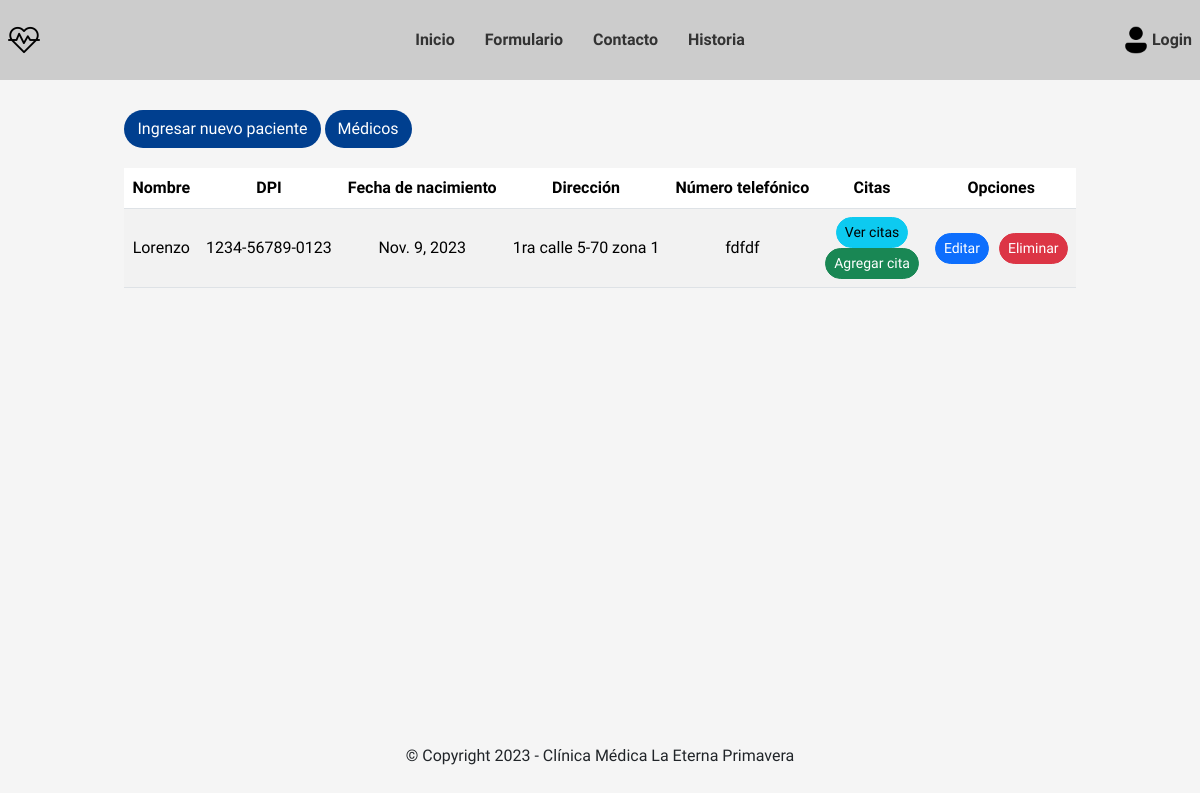
Before: /paciente with the older database file.
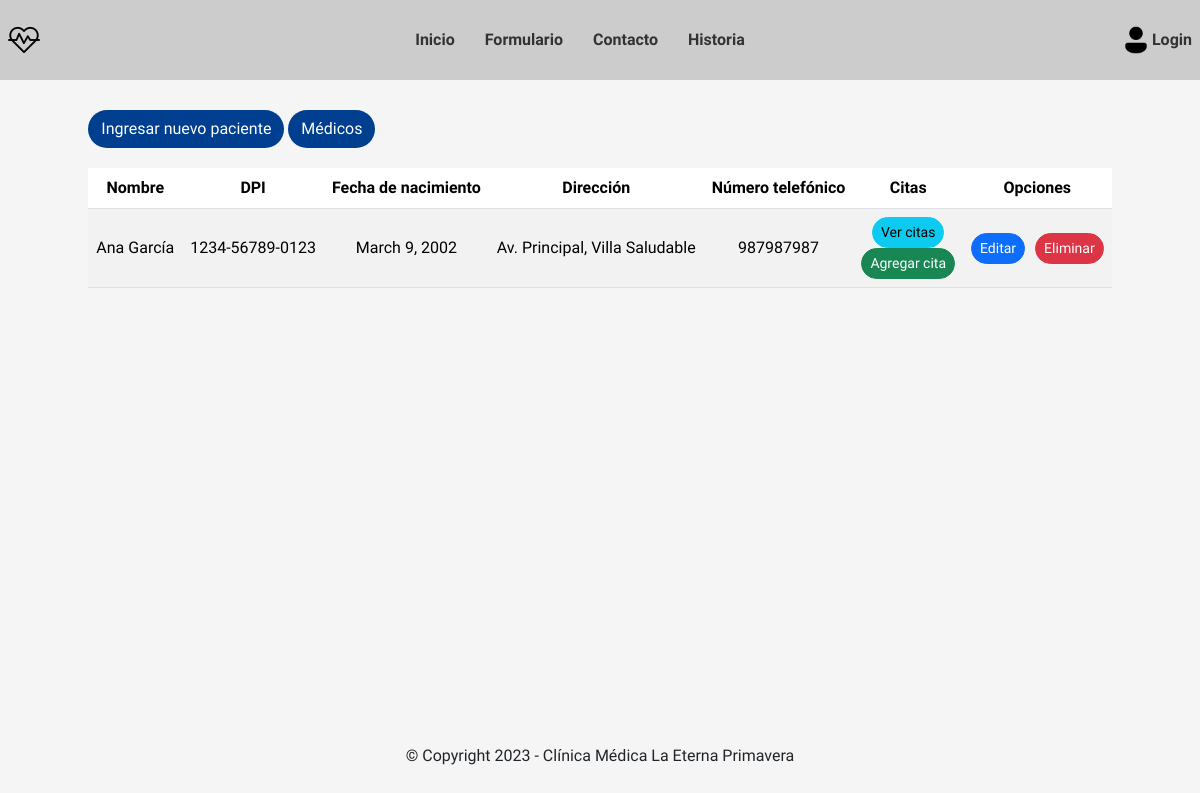
After: the same page with the newer database file.
### clinica/models.py (models this page shows)
class Paciente(models.Model):
    nombre = models.CharField(max_length=128)
    dpi = models.CharField(max_length=64)
    fecha_de_nacimiento = models.DateField()
    direccion = models.CharField(max_length=128)
    numero_telefonico = models.CharField(max_length=64)
    def __str__(self):
        return self.nombre

### clinica/views.py (the view)
# urls.py: path('paciente', views.PacienteListView.as_view(), name='paciente-list'),
class PacienteListView(ListView):
    model = Paciente
    template_name = 'clinica/paciente/paciente_list.html'
    def get_context_data(self, **kwargs):
        context = super().get_context_data(**kwargs)
        pacientes = Paciente.objects.all()
        citas_por_paciente = {}
        for paciente in pacientes:
            citas_no_hechas = Cita.objects.filter(paciente=paciente, cita_hecha=False)
            citas_por_paciente[paciente] = citas_no_hechas
        print(citas_por_paciente)
        context['citas_por_paciente'] = citas_por_paciente
        return context

### templates/clinica/paciente/paciente_list.html
{% extends 'base.html' %}
{% load custom_filters %}
{% block content %}
<div class="tabla-registro">
    <div class="container-btn">
        <a class="btn btn-medic" href="{% url 'clinica:paciente-create' %}">Ingresar nuevo paciente</a>
        <a class="btn btn-medic" href="{% url 'clinica:medico-list' %}">Médicos</a>
    </div>
    <div>
        <table class="table table-striped">
            <thead class="text-center align-middle">
                <tr>
                    <th>Nombre</th>
                    <th>DPI</th>
                    <th class="hide-data">Fecha de nacimiento</th>
                    <th class="hide-data">Dirección</th>
                    <th>Número telefónico</th>
                    <th>Citas</th>
                    <th>Opciones</th>
                </tr>
            </thead>
            <tbody class="text-center align-middle">
                {% if object_list %}
                    {% for paciente in object_list %}
                        <tr>
                            <td>{{ paciente.nombre }}</td>
                            <td>{{ paciente.dpi }}</td>
                            <td class="hide-data">{{ paciente.fecha_de_nacimiento }}</td>
                            <td class="hide-data">{{ paciente.direccion }}</td>
                            <td>{{ paciente.numero_telefonico }}</td>
                            <td>
                                {% if paciente in citas_por_paciente %}
                                <a href="{% url 'clinica:citas-paciente' paciente.id  %}" class="btn btn-info btn-sm">Ver citas</a>
                                {% endif %}
                                <br>
                                <a href="{% url 'clinica:cita-create' paciente.id %}" class="btn btn-success btn-sm">Agregar cita</a>
                            </td>
                            <td>
                                <div class="container-btns">
                                    <a class="btn btn-primary btn-sm" href="{% url 'clinica:paciente-update' paciente.id %}">Editar</a>
                                    <a class="btn btn-danger btn-sm" href="{% url 'clinica:paciente-delete' paciente.id %}">Eliminar</a>
                                </div>
                            </td>
                        </tr>
                    {% endfor %}
                {% else %}
                    <tr>
                        <td colspan="7" class="text-center">No hay registros</td>
                    </tr>
                {% endif %}
            </tbody>
        </table>
    </div>
</div>
{% endblock content %}

### templates/base.html (shortened to what this page needs)
{% load static %}
<!DOCTYPE html>
<html lang="en">
<head>
    <link href="https://cdn.jsdelivr.net/npm/bootstrap@5.3.2/dist/css/bootstrap.min.css" rel="stylesheet">
    <link rel="stylesheet" href="{% static 'css/main.css' %}">
</head>
<body>
    <header>
        <nav class="navbar">
            <div class="container-navbar">
                <div class="navbar-left">
                    <div>
                        <a class="navbar-left_icon" href="{% url 'clinica:home' %}"><img style="height: 32px;" src="{% static 'img/heart-beat.png' %}" alt="img"></a>
                    </div>
                </div>
                <div class="navbar-mid">
                    <div class="navbar-menu">
                        <ul class="navbar-items">
                            <li class="navbar-item"><a href="{% url 'clinica:home' %}">Inicio</a></li>
                            <li class="navbar-item"><a href="{% url 'clinica:formulario' %}">Formulario</a></li>
                            <li class="navbar-item"><a href="{% url 'clinica:contacto' %}">Contacto</a></li>
                            <li class="navbar-item"><a href="{% url 'clinica:historia' %}">Historia</a></li>
                        </ul>
                    </div>
                </div>
                <div class="navbar-right">
                    <a href="{% url 'usuario:login' %}"><img style="height: 32px;" src="{% static 'img/user.png' %}" alt="img"></a>
                    {% if user.is_authenticated %}
                    <div class="navbar__user-name">
                        <a class="dropdown-toggle" id="dropdown-toggle">{{ request.user.name}}</a>
                        <ul class="dropdown-menu" id="dropdown-menu">
                            <li><a href="{% url 'usuario:logout' %}" class="dropdown-item">Cerrar Sesion</a></li>
                        </ul>
                        </div>
                        {% else %}
                        <div class="navbar__user-name dropdown">
                        <a href="{% url 'usuario:login' %}">Login</a>
                    </div>
                    {% endif %}
                </div>
            </div>
        </nav>
    </header>
    <main class="container">
        {% block content %}{% endblock content %}
    </main>
    <footer class="footer">
        &copy; Copyright 2023 - Clínica Médica La Eterna Primavera
    </footer>
</body>
</html>

### staticfiles/css/main.css (style rules this page uses)
:root { --primary-100: #3F51B5; --primary-200: #757de8; --primary-300: #dedeff; --accent-100: #2196F3; --accent-200: #003f8f; --text-100: #333333; --text-200: #5c5c5c; --bg-100: #FFFFFF; --bg-200: #f5f5f5; --bg-300: #cccccc; }
* { margin: 0; padding: 0; box-sizing: border-box; }
a { text-decoration: none; color: var(--text-100); font-weight: 600; }
ul { list-style: none; padding: 0; margin: 0; }
body { font-family: 'Exo 2', sans-serif; font-size: 16px; background-color: var(--bg-200); display: grid; min-height: 100vh; grid-template-rows: auto 1fr auto; }
.container { padding: 30px 0; max-width: 1200px; margin: 0 auto; }
.container-navbar { display: flex; flex-wrap: inherit; align-items: center; justify-content: space-between; max-width: 1200px; margin: 0 auto; padding: 16px 8px; flex: 1; }
.container-btns { display: flex; justify-content: center; gap: 10px; }
.btn { border-radius: 30px; }
.btn-medic { color: var(--bg-100); background-color: var(--accent-200); }
.navbar { display: flex; justify-content: space-between; align-items: center; background-color: var(--bg-300); }
.navbar-mid { display: flex; justify-content: space-between; align-items: center; }
.navbar-right { display: flex; justify-content: space-between; align-items: center; }
.navbar-menu { display: flex; }
.navbar-items { display: flex; flex-direction: row; gap: 10px; }
.navbar-item { display: flex; cursor: pointer; padding: 4px 10px; }
.tabla-registro { display: grid; gap: 20px; justify-content: center; }
.footer { padding: 32px 0px; display: flex; flex-direction: column; text-align: center; }
.navbar__user-name { position: relative; }

Changed rows visible on the page:
changed Paciente: nombre "Lorenzo" → "Ana García"; fecha_de_nacimiento "Nov. 9, 2023" → "March 9, 2002"; direccion "1ra calle 5-70 zona 1" → "Av. Principal, Villa Saludable"; numero_telefonico "fdfdf" → "987987987"
